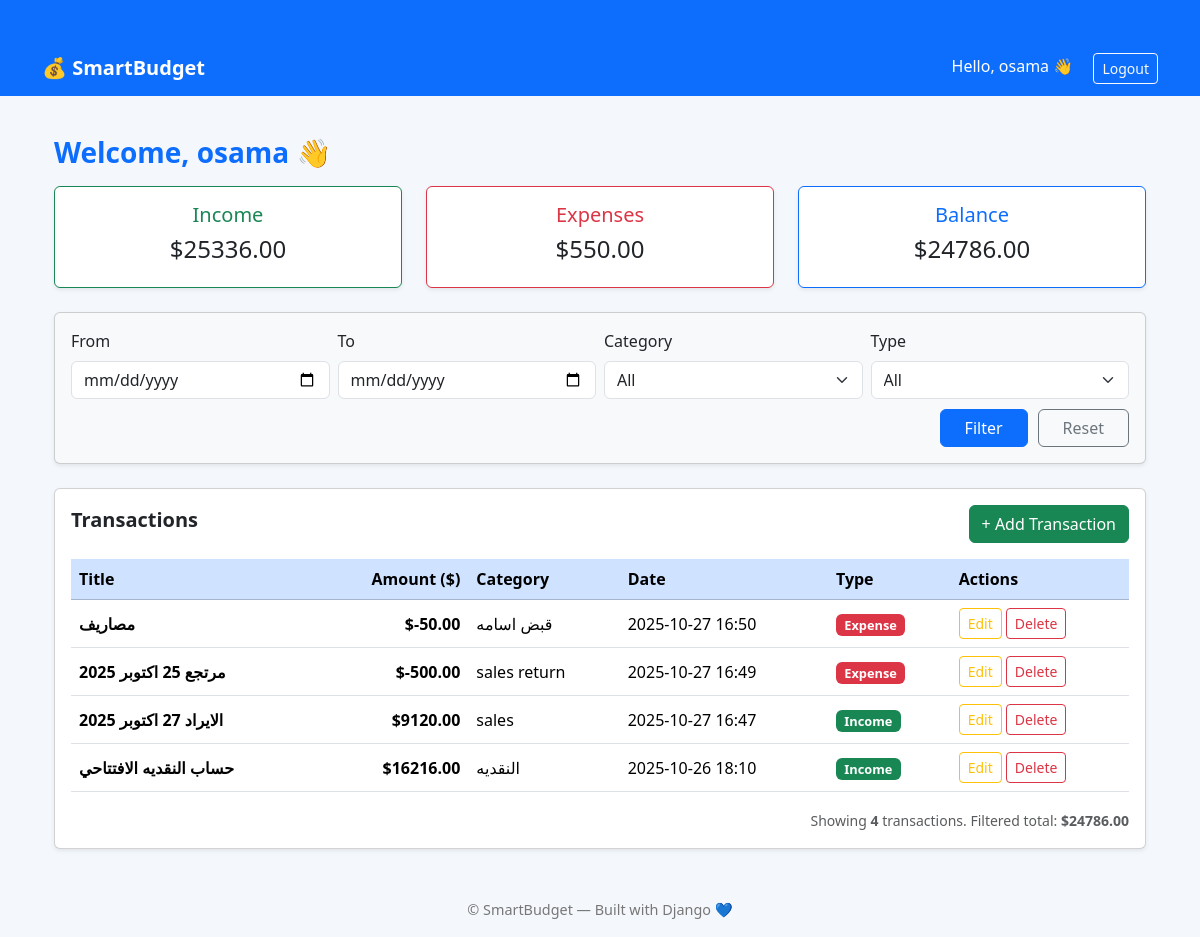
The app's page / (signed in) with its own data.
### transactions/models.py (models this page shows, shortened)
class Transaction(models.Model):
    title = models.CharField(max_length=200)
    amount = models.DecimalField(max_digits=12, decimal_places=2)
    date = models.DateTimeField(auto_now_add=True)
    category = models.ForeignKey(
        Category,
        on_delete=models.PROTECT,
        related_name='transactions'
    )
    user = models.ForeignKey(
        settings.AUTH_USER_MODEL,
        on_delete=models.CASCADE,
        related_name='transactions'
    )
    note = models.TextField(blank=True, null=True)
    created_at = models.DateTimeField(auto_now_add=True)
    class Meta:
        verbose_name = 'Transaction'
        verbose_name_plural = 'Transactions'
        ordering = ['-date', '-created_at']

class Category(models.Model):
    INCOME = 'income'
    EXPENSE = 'expense'
    TYPE_CHOICES = [
        (INCOME, 'Income'),
        (EXPENSE, 'Expense'),
    ]
    name = models.CharField(max_length=100)
    type = models.CharField(max_length=10, choices=TYPE_CHOICES)
    user = models.ForeignKey(
        settings.AUTH_USER_MODEL,
        on_delete=models.CASCADE,
        related_name='categories'
    )
    class Meta:
        verbose_name = 'Category'
        verbose_name_plural = 'Categories'
        ordering = ['name']

### transactions/views.py (the view)
# urls.py: path('', views.dashboard, name='dashboard'),
@login_required
def dashboard(request):
    user = request.user
    transactions = Transaction.objects.filter(user=user).select_related('category')
    from_date = request.GET.get('from_date')
    to_date = request.GET.get('to_date')
    category_id = request.GET.get('category')
    type_filter = request.GET.get('type')
    if from_date:
        try:
            from_date_parsed = datetime.strptime(from_date, "%Y-%m-%d").date()
            transactions = transactions.filter(date__date__gte=from_date_parsed)
        except ValueError:
            pass  # تجاهل التاريخ لو فيه مشكلة في الفورمات
    if to_date:
        try:
            to_date_parsed = datetime.strptime(to_date, "%Y-%m-%d").date()
            transactions = transactions.filter(date__date__lte=to_date_parsed)
        except ValueError:
            pass
    if category_id and category_id != "":
        transactions = transactions.filter(category__id=category_id)
    if type_filter in ['income', 'expense']:
        if type_filter == 'income':
            transactions = transactions.filter(amount__gt=0)
        else:
            transactions = transactions.filter(amount__lt=0)
    income = transactions.filter(amount__gt=0).aggregate(total=Sum('amount'))['total'] or 0
    expenses = abs(transactions.filter(amount__lt=0).aggregate(total=Sum('amount'))['total'] or 0)
    balance = income - expenses
    total_filtered = transactions.aggregate(total=Sum('amount'))['total'] or 0
    categories = Category.objects.filter(user=user)
    return render(request, 'transactions/dashboard.html', {
        'transactions': transactions.order_by('-date'),
        'income': income,
        'expenses': expenses,
        'balance': balance,
        'total_filtered': total_filtered,
        'categories': categories,
        'filters': {
            'from_date': from_date or '',
            'to_date': to_date or '',
            'category': category_id or '',
            'type': type_filter or '',
        }
    })

### transactions/templates/transactions/dashboard.html (shortened to what this page needs)
{% extends 'base.html' %}
{% block content %}
<div class="container mt-4">
  <h3 class="fw-bold text-primary mb-3">Welcome, {{ user.username }} 👋</h3>
  <div class="row mb-4">
    <div class="col-md-4">
      <div class="card text-center border-success shadow-sm">
        <div class="card-body">
          <h5 class="text-success">Income</h5>
          <h4>${{ income|floatformat:2 }}</h4>
        </div>
      </div>
    </div>
    <div class="col-md-4">
      <div class="card text-center border-danger shadow-sm">
        <div class="card-body">
          <h5 class="text-danger">Expenses</h5>
          <h4>${{ expenses|floatformat:2 }}</h4>
        </div>
      </div>
    </div>
    <div class="col-md-4">
      <div class="card text-center border-primary shadow-sm">
        <div class="card-body">
          <h5 class="text-primary">Balance</h5>
          <h4>${{ balance|floatformat:2 }}</h4>
        </div>
      </div>
    </div>
  </div>
  <form method="get" class="card p-3 mb-4 shadow-sm bg-light">
    <div class="row g-2">
      <div class="col-md-3">
        <label class="form-label">From</label>
        <input type="date" name="from_date" value="{{ filters.from_date }}" class="form-control">
      </div>
      <div class="col-md-3">
        <label class="form-label">To</label>
        <input type="date" name="to_date" value="{{ filters.to_date }}" class="form-control">
      </div>
      <div class="col-md-3">
        <label class="form-label">Category</label>
        <select name="category" class="form-select">
          <option value="">All</option>
        </select>
      </div>
      <div class="col-md-3">
        <label class="form-label">Type</label>
        <select name="type" class="form-select">
          <option value="">All</option>
        </select>
      </div>
    </div>
    <div class="filter-buttons">
      <button type="submit" class="btn btn-primary px-4">Filter</button>
      <a href="{% url 'dashboard' %}" class="btn btn-outline-secondary px-4">Reset</a>
    </div>
  </form>
  <div class="card shadow-sm">
    <div class="card-body">
      <div class="d-flex justify-content-between align-items-center mb-3">
        <h5 class="fw-bold">Transactions</h5>
        <a href="{% url 'add_transaction' %}" class="btn btn-success">+ Add Transaction</a>
      </div>
      <table class="table table-hover align-middle">
        <thead class="table-primary">
          <tr>
            <th>Title</th>
            <th class="text-end">Amount ($)</th>
            <th>Category</th>
            <th>Date</th>
            <th>Type</th>
            <th>Actions</th>
          </tr>
        </thead>
        <tbody>
          {% for t in transactions %}
          <tr class="{% if t.amount < 0 %}row-expense{% else %}row-income{% endif %}">
            <td class="fw-semibold">{{ t.title }}</td>
            {% if t.amount < 0 %}
              <td class="text-end amt-expense">${{ t.amount|floatformat:2 }}</td>
            {% else %}
              <td class="text-end amt-income">${{ t.amount|floatformat:2 }}</td>
            {% endif %}
            <td>{{ t.category.name }}</td>
            <td>{{ t.date|date:"Y-m-d H:i" }}</td>
            <td>
              {% if t.amount < 0 %}
                <span class="badge bg-danger badge-type">Expense</span>
              {% else %}
                <span class="badge bg-success badge-type">Income</span>
              {% endif %}
            </td>
            <td>
              <a href="{% url 'edit_transaction' t.id %}" class="btn btn-sm btn-outline-warning">Edit</a>
              <a href="{% url 'delete_transaction' t.id %}" class="btn btn-sm btn-outline-danger">Delete</a>
            </td>
          </tr>
          {% empty %}
          <tr><td colspan="6" class="text-center text-muted">No transactions found.</td></tr>
          {% endfor %}
        </tbody>
      </table>
      {% if transactions %}
      <div class="mt-3 text-end">
        <small class="text-muted">
          Showing <strong>{{ transactions|length }}</strong> transactions.
          Filtered total: <strong>${{ total_filtered|floatformat:2 }}</strong>
        </small>
      </div>
      {% endif %}
    </div>
  </div>
</div>
{% endblock %}

### templates/base.html (shortened to what this page needs)
<!DOCTYPE html>
<html lang="en">
<head>
    <link href="https://cdn.jsdelivr.net/npm/bootstrap@5.3.2/dist/css/bootstrap.min.css" rel="stylesheet">
</head>
<body>
    <nav class="navbar navbar-expand-lg navbar-dark">
        <div class="container">
            <a class="navbar-brand fw-bold" href="/">💰 SmartBudget</a>
            <div class="ms-auto">
                {% if user.is_authenticated %}
                    <span class="text-white me-3">Hello, {{ user.username }} 👋</span>
                    <a href="{% url 'logout' %}" class="btn btn-outline-light btn-sm">Logout</a>
                {% else %}
                    <a href="{% url 'login' %}" class="btn btn-light btn-sm">Login</a>
                {% endif %}
            </div>
        </div>
    </nav>
    <div class="container">
        {% block content %}
        {% endblock %}
    </div>
    <footer>
        <p>© {{ now|date:"Y" }} SmartBudget — Built with Django 💙</p>
    </footer>
</body>
</html>

### templates/base.html (style rules this page uses)
body { background-color: #f4f7fc; font-family: 'Segoe UI', sans-serif; }
.navbar { background-color: #0d6efd; }
.navbar-brand, .nav-link { color: white !important; }
.container { margin-top: 40px; }
footer { margin-top: 50px; text-align: center; color: #777; font-size: 0.9em; }

### transactions/templates/transactions/dashboard.html (style rules this page uses)
.row-income { background-color: #e6ffea; }
.row-expense { background-color: #ffe5e5; }
.amt-income { color: #198754; font-weight: 600; }
.amt-expense { color: #dc3545; font-weight: 600; }
.badge-type { font-size: 0.8rem; }
.filter-buttons { display: flex; justify-content: flex-end; gap: 10px; margin-top: 10px; }

### records on screen
Transaction: title "مصاريف", amount "-50.00", category.name "قبض اسامه", date "2025-10-27 16:50", shows "Expense"
Transaction: title "مرتجع 25 اكتوبر 2025", amount "-500.00", category.name "sales return", date "2025-10-27 16:49", shows "Expense"
Transaction: title "الايراد 27 اكتوبر 2025", amount "9120.00", category.name "sales", date "2025-10-27 16:47", shows "Income"
Transaction: title "حساب النقديه الافتتاحي", amount "16216.00", category.name "النقديه", date "2025-10-26 18:10", shows "Income"

### other values on screen
{{ user.username }} "osama"
{{ income|floatformat:2 }} "25336.00"
{{ expenses|floatformat:2 }} "550.00"
{{ balance|floatformat:2 }} "24786.00"
{{ transactions|length }} "4"
{{ total_filtered|floatformat:2 }} "24786.00"
